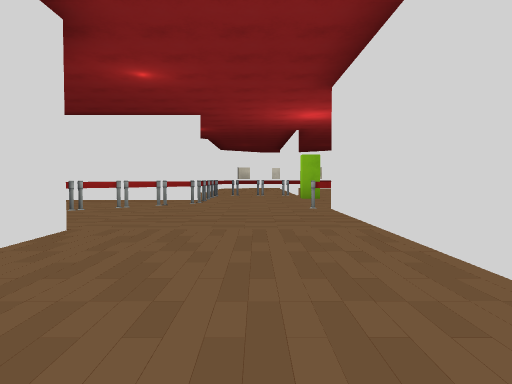
View 1 (above)

24 first-person views from a walk through a scene from a Unity 3-D project. The camera is 1.2 m above the floor, tilts 2° down and sees 70° across. The floor is counted in squares, 2 m on a side. Each view is taken from the middle of a square. On the plan, view 1 faces up. The plan holds only what a view shows up to about 10 squares ahead; the rest is blank. The place goes on beyond the plan. The player character is not drawn. Some surface patterns are stand-ins.

View 2
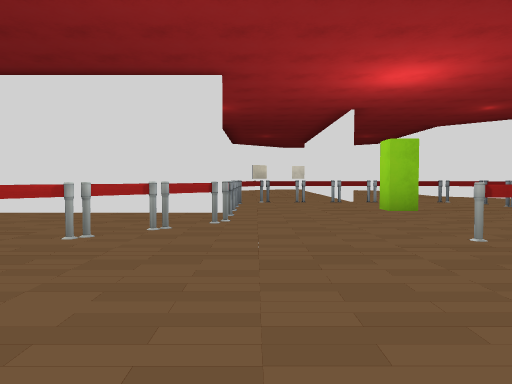

View 3
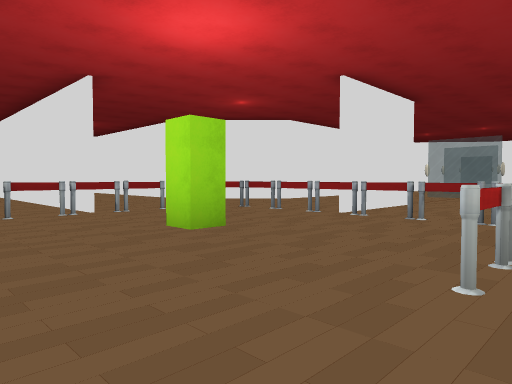

View 4
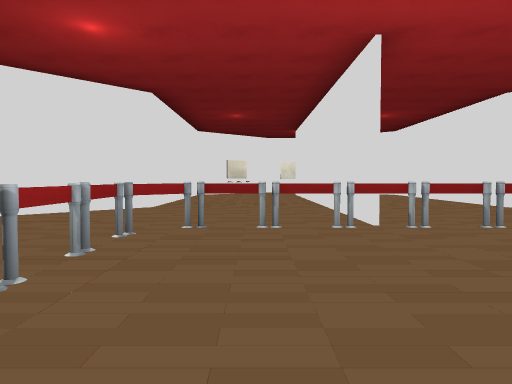

View 5
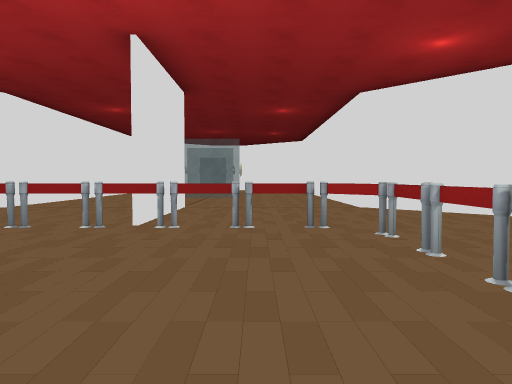

View 6
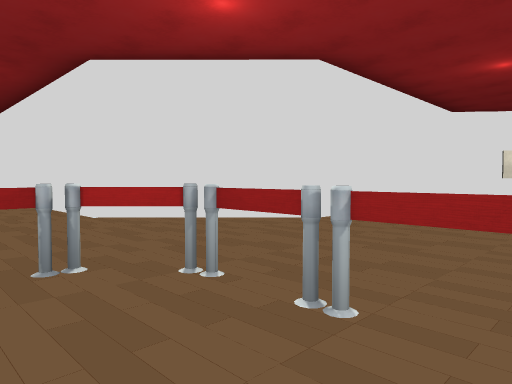

View 7
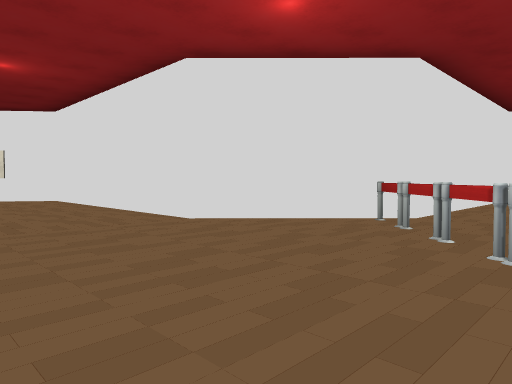

View 8
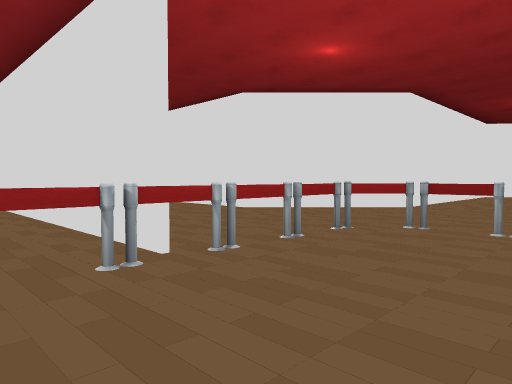

View 9
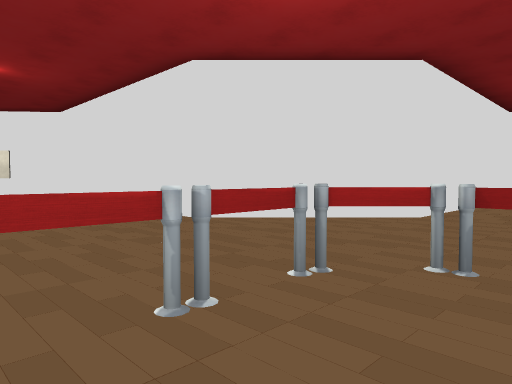

View 10
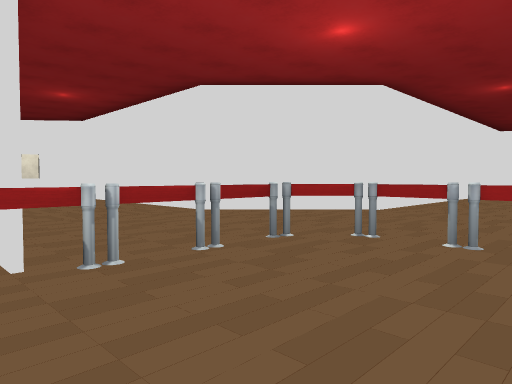

View 11
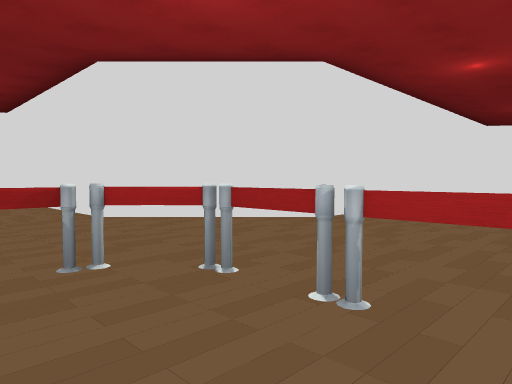

View 12
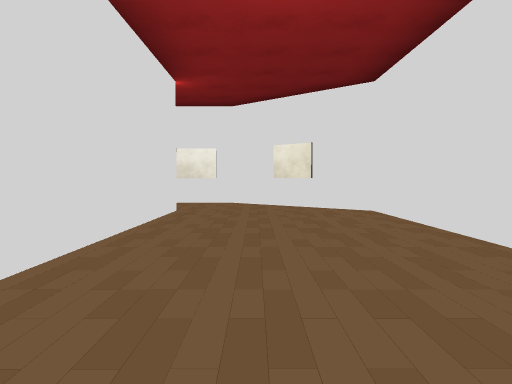

View 13
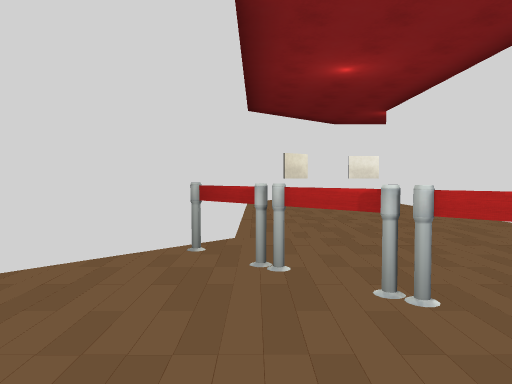

View 14
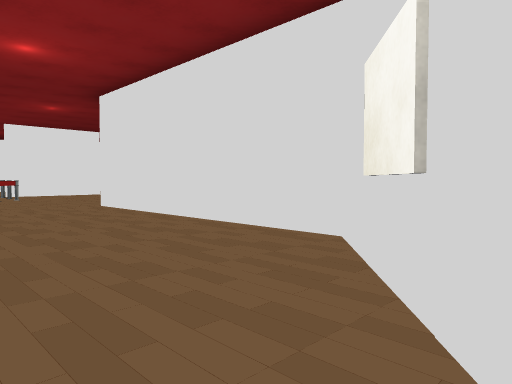

View 15
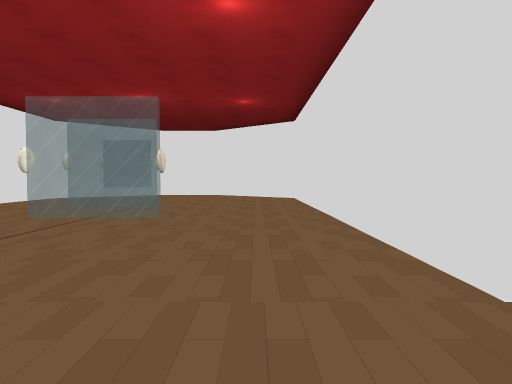

View 16
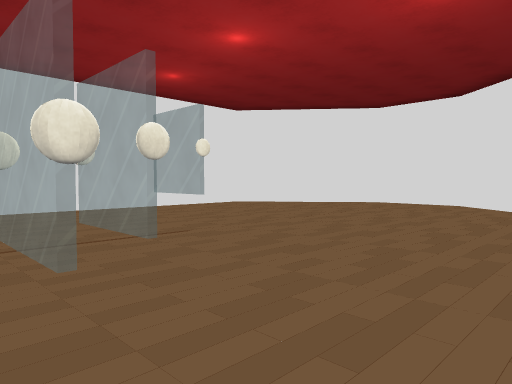

View 17
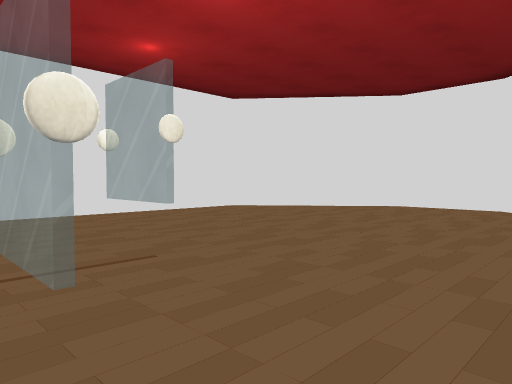

View 18
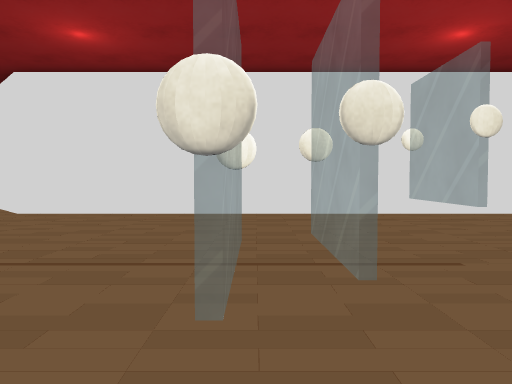

View 19
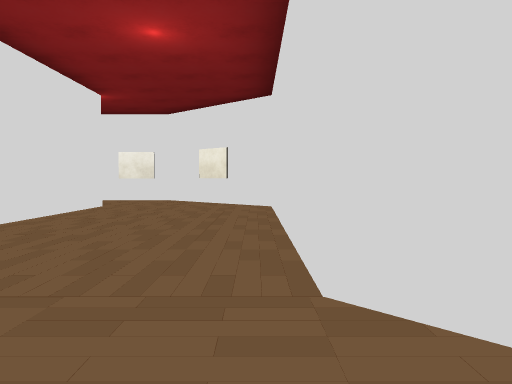

View 20
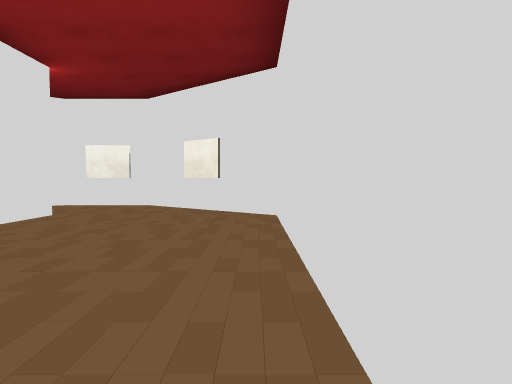

View 21
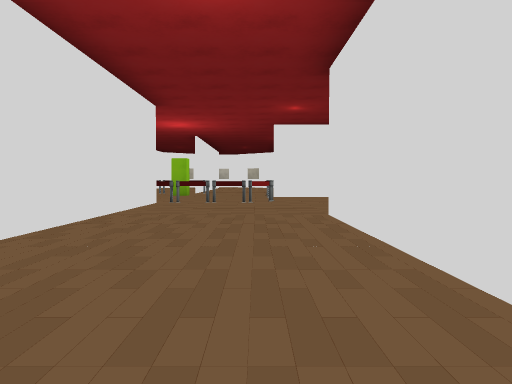

View 22
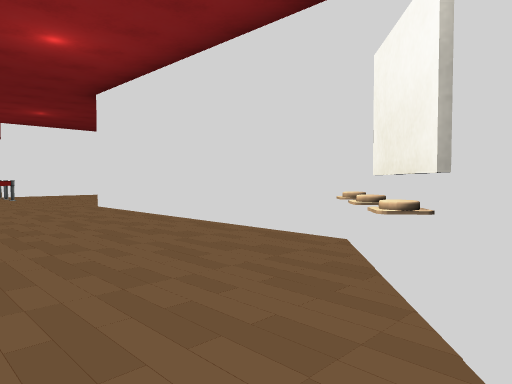

View 23
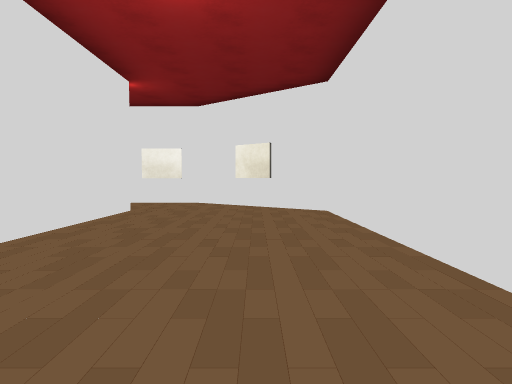

View 24
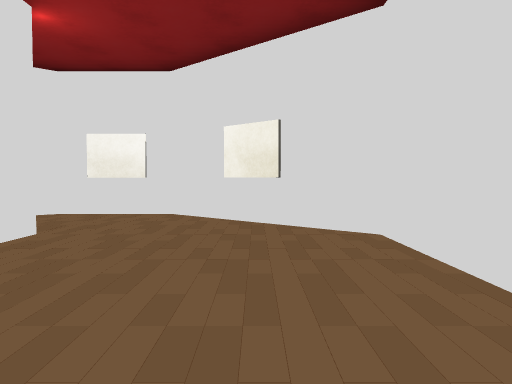

### Floor plan
Points are (right, up) in squares from view 1. A wall is a line through its corners. A room is listed if a view was taken in it or the views show most of it. See-through windows are left out.
Room 1 (views 1, 2, 3, 4, 5, 6, 7, 8, 9, 10, 11, 12, 13, 14, 15, 16, 17, 18, 19, 20, 21, 22, 23, 24)
walls: (1.5, 14.4) (1.5, 19.5); (-1.5, 10.5) (-10.9, 10.5); (7.9, 10.5) (5.4, 10.5); (1.6, 23.1) (1.6, 19.8); (1.5, -2) (1.5, 7.4); (-11, 10.6) (-7.4, 10.6); (-11, 6.8) (-4.7, 6.8) (-2.2, 4.3) (-2.2, -1.9) (0.6, -4.3) (2.1, -4.3); (3, -3.8) (5.3, -1.9) (5.3, 4.3) (7.8, 6.8) (16, 6.8); (19, 8.4) (20, 9.6) (20, 11.5) (17.6, 14.3) (7.8, 14.3) (5.3, 16.9) (5.3, 23.1) (2.5, 25.4) (0.6, 25.4) (-2.2, 23.1) (-2.2, 16.8) (-4.7, 14.3) (-11, 14.3) (-13.3, 11.5) (-13.3, 9.6) (-13, 9.3)
objects: other object (-4, 7); other object (-3, 8); other object (-2, 9); other object (-1, 10); other object (-1, 11); other object (-1, 12); other object (-1, 13); other object (-1, 24); other object (0, 14); other object (0, 24); other object (1, 14); other object (2, 8); block (2, 11); other object (2, 14); other object (3, 8); other object (3, 14); other object (4, 8); other object (4, 13); other object (4, 14); other object (5, 9); other object (5, 10); other object (5, 11); other object (5, 12); other object (5, 13)

Where each view was taken, in squares from view 1:
view 1: 0 up, 0 right, facing up
view 2: 4 up, 1 left, facing up
view 3: 7 up, 1 left, facing up-right
view 4: 9 up, 0 right, facing up
view 5: 9 up, 0 right, facing right
view 6: 9 up, 2 right, facing down-right
view 7: 9 up, 1 right, facing down-left
view 8: 9 up, 1 right, facing up-left
view 9: 11 up, 0 right, facing up-left
view 10: 11 up, 1 right, facing up-right
view 11: 11 up, 3 right, facing up-right
view 12: 5 up, 0 right, facing down
view 13: 7 up, 1 left, facing left
view 14: 4 down, 2 right, facing up-right
view 15: 8 up, 6 right, facing right
view 16: 7 up, 11 right, facing up-right
view 17: 8 up, 12 right, facing up-right
view 18: 8 up, 12 right, facing up
view 19: 15 up, 5 right, facing up
view 20: 17 up, 5 right, facing up
view 21: 23 up, 1 left, facing down
view 22: 25 up, 1 right, facing down-left
view 23: 13 up, 4 left, facing left
view 24: 13 up, 7 left, facing left
